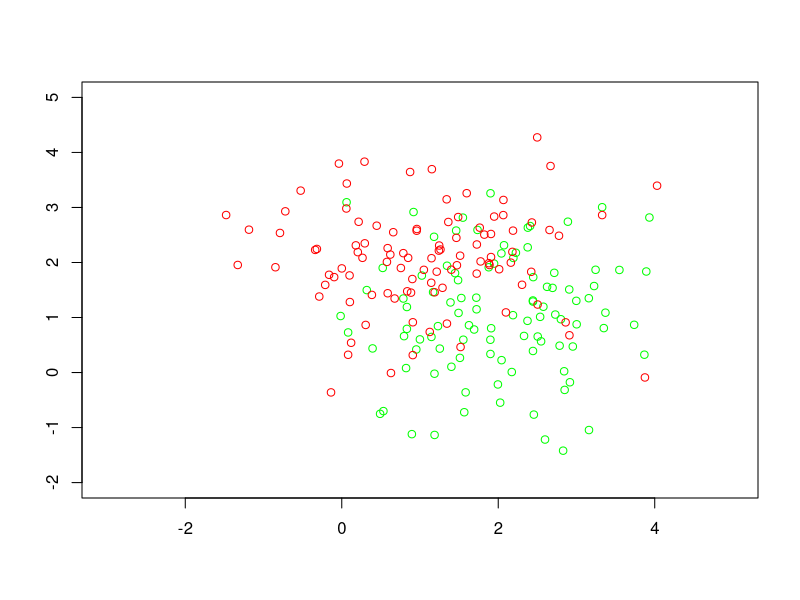

Source code (R):
library(mvtnorm)
set.seed(2000)
mu_g = c(2,1)
mu_r = c(1,2)
generate_dots = function(n_samp){
  d = cbind(rmvnorm(n_samp,c(2,1)),rep(0,n_samp))
  d = rbind(d,cbind(rmvnorm(n_samp,c(1,2)),rep(1,n_samp)))
  colnames(d) = c("x1","x2","y")
  return(data.frame(d))
}
n_train = 100
dtrain = generate_dots(n_train)
plot(NULL,NULL,xlim=c(-3,5),ylim=c(-2,5),xlab="",ylab="")
points(subset(dtrain,y==0)[,-3],col="green")
points(subset(dtrain,y==1)[,-3],col="red")

set.seed(2014)
n_test = 500
dtest = generate_dots(n_test)
save(dtrain,file="~/hw4_train.rda")
save(dtest,file="~/hw4_test.rda")

